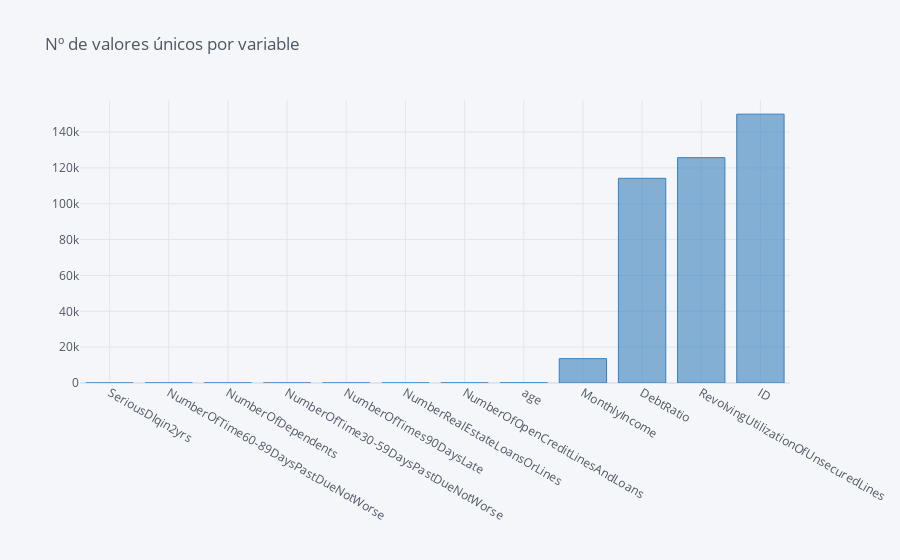

Write notebook code for a chart like this one.
### Markdown cell above
## Variables predictoras

### Code cell
df.nunique().sort_values().iplot(kind='bar',title='Nº de valores únicos por variable',color='blue')

### Figure 1 — Plotly figure (JSON) as saved in the notebook; plotly's stock layout.template omitted (floating-point values rounded to 4 significant figures)
{"data": [{"marker": {"color": "rgba(55, 128, 191, 0.6)", "line": {"color": "rgba(55, 128, 191, 1.0)", "width": 1}}, "name": "None", "orientation": "v", "text": "", "type": "bar", "x": ["SeriousDlqin2yrs", "NumberOfTime60-89DaysPastDueNotWorse", "NumberOfDependents", "NumberOfTime30-59DaysPastDueNotWorse", "NumberOfTimes90DaysLate", "NumberRealEstateLoansOrLines", "NumberOfOpenCreditLinesAndLoans", "age", "MonthlyIncome", "DebtRatio", "RevolvingUtilizationOfUnsecuredLines", "ID"], "y": [2, 13, 13, 16, 19, 28, 58, 86, 13594, 114194, 125728, 150000]}], "layout": {"legend": {"bgcolor": "#F5F6F9", "font": {"color": "#4D5663"}}, "paper_bgcolor": "#F5F6F9", "plot_bgcolor": "#F5F6F9", "title": {"font": {"color": "#4D5663"}, "text": "Nº de valores únicos por variable"}, "xaxis": {"gridcolor": "#E1E5ED", "showgrid": true, "tickfont": {"color": "#4D5663"}, "title": {"font": {"color": "#4D5663"}, "text": ""}, "zerolinecolor": "#E1E5ED"}, "yaxis": {"gridcolor": "#E1E5ED", "showgrid": true, "tickfont": {"color": "#4D5663"}, "title": {"font": {"color": "#4D5663"}, "text": ""}, "zerolinecolor": "#E1E5ED"}}}
